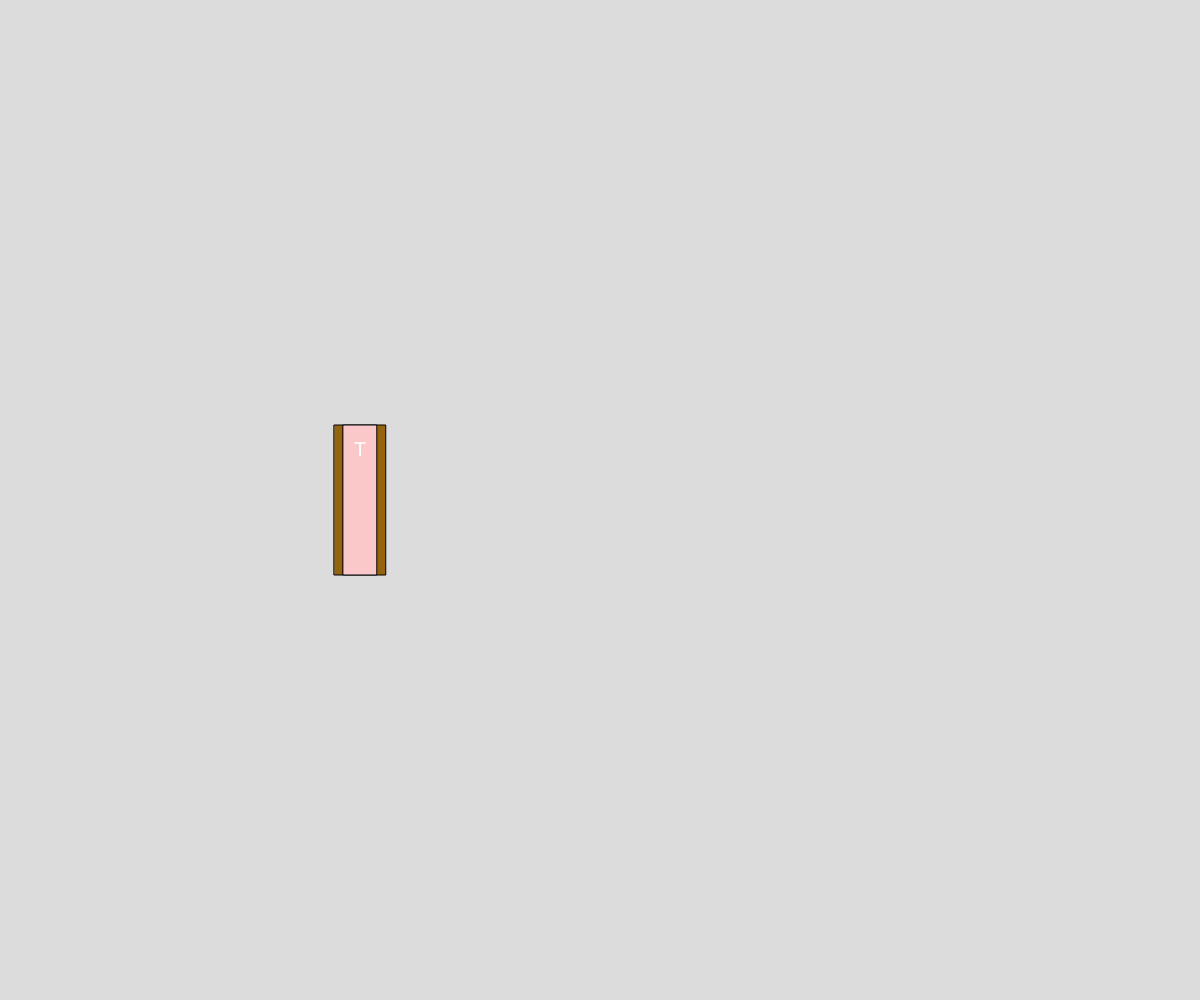
Frame 1 (no input)
Frame 60 (no input): identical to frame 1, image omitted
Frame 120 (the mouse pressed at the canvas centre since frame 60): identical to frame 1, image omitted

The p5.js sketch that drew this single still picture (run headless with seeded random() and noise() and a simulated clock; from frame 60 on, the mouse is pressed at the canvas centre):

// p5.js sketch
// ── sketch.js
// Intro to Objects
// Ethan Spearey
// 2024-10-10

let myBook;

function setup() {
  createCanvas(windowWidth, windowHeight);
  myBook = new Book("CS 30 Textbook", "Ethan Spearey", "leatherbound", 515, 1234567891011, width*0.3);
  hisBook = new Book("The Hobbit", "J. R. R. Tolkien", "softcover", 336, 9780547928227, width*0.3)
}

function draw() {
  background(220);
  myBook.display();
  hisBook.display();
}

class Book {
  //1. Constructor
  constructor(title, author, coverType, pages, isbn, x) {
    this.title = title;
    this.author = author;
    this.coverType = coverType;
    this.pages = pages;
    this.isbn = isbn;
    this.x = x;
  }

  //2. Class Methods
  printSummary() {
    //Print out a nicely formatted description of object
    print(this.title + "by" + this.author);
    print("length: " + this.pages + "pages.");
    print("coverType: " + this.coverType);
    print("ISBN:" + this.isbn);
  }

  display() {
    //Visualize the book based on its properties
    //Width depends on pages (1/10 Scale)
    rectMode(CENTER); textAlign(CENTER, CENTER);
    switch (this.coverType) {
    case "softcover":
      fill(250, 200, 200); break;
    case "hardcover":
      fill(120, 255, 240); break;
    case "leatherbound":
      fill(150, 100, 15); break;
    }
    rect(this.x, height / 2, this.pages / 10, 150);
    textSize(20); fill(255);
    text(this.title[0], this.x, height / 2 - 50);
  }
}
